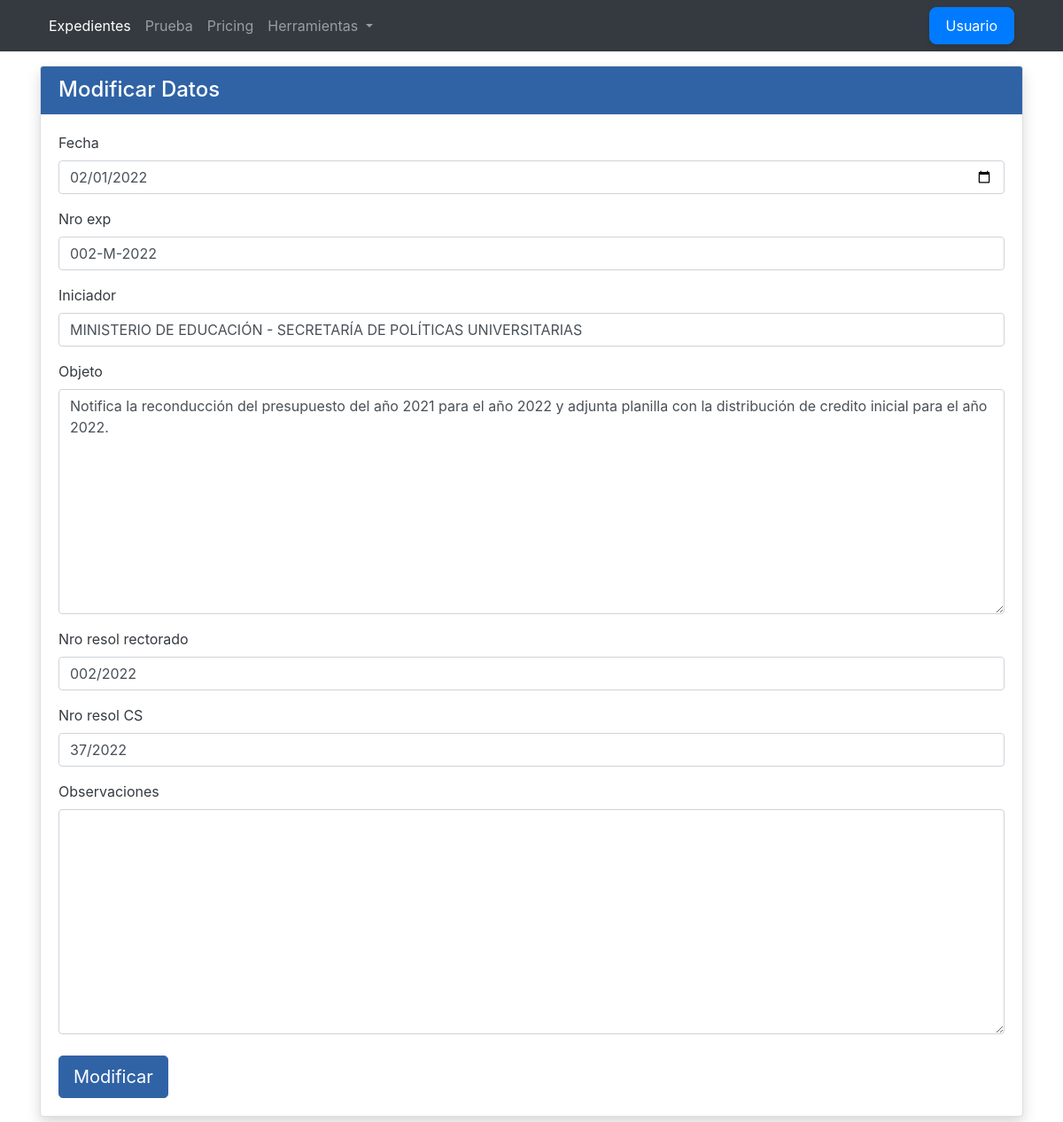
The app's page /Exp/edit/5043/ with its own data.
### Exp/models.py (models this page shows)
class Expedientes(models.Model):
    fecha = models.DateField()
    nro_exp = models.CharField(max_length=100)
    iniciador = models.CharField(max_length=100, null=True, blank=True)
    objeto = models.TextField(max_length=200, null=True, blank=True)
    nro_resol_rectorado = models.CharField(max_length=100, null=True, blank=True)
    nro_resol_CS = models.CharField(max_length=100, null=True, blank=True)
    observaciones = models.TextField(max_length=500, null=True, blank=True)
    class Meta:
        db_table = 'expedientes'

### Exp/views.py (the view, shortened to what this page needs)
# urls.py: path('edit/<int:pk>/', ExpActualizacion.as_view(), name='edit_expedientes'),
class ExpActualizacion(UpdateView):
    model = Expedientes
    template_name = "editar_exp.html"
    fields = ['fecha', 'nro_exp', 'iniciador', 'objeto', 'nro_resol_rectorado', 'nro_resol_CS', 'observaciones']

### Exp/templates/editar_exp.html (shortened to what this page needs)
{% extends 'base.html' %}
{% load widget_tweaks %}
{% block cambio %}
    <div class="card border-custom-yellow shadow mb-4">
        <div class="card-header" style="background-color: #3063a6; border-color: #3063a6; color: white;">
            <h4 class="mb-0">Modificar Datos</h4>
        </div>
        <div class="card-body">
            <form action="" method="POST" class="form">
                {% for field in form %}
                    <div class="form-group">
                        <label class="form-label text-dark">{{ field.label }}</label>
                        {% if field.name == 'fecha' %}
                            <input type="date" name="{{ field.name }}" value="{{ field.value|date:'Y-m-d' }}" class="form-control">
                        {% else %}
                            {{ field|add_class:"form-control" }}
                        {% endif %}
                    </div>
                {% endfor %}
                <div class="mt-4">
                    <button type="submit" class="btn btn-custom-dark-blue btn-lg custom-dark-blue">Modificar</button>
                </div>
            </form>
        </div>
    </div>
{% endblock %}

### Exp/templates/editar_exp.html (style rules this page uses)
.custom-dark-blue { background-color: #3063a6; border-color: #3063a6; color: white; }

### records on screen
Expedientes: fecha "02/01/2022", form "002-M-2022" "MINISTERIO DE EDUCACIÓN - SECRETARÍA DE POLÍTICAS UNIVERSITARIAS" "Notifica la reconducción del presupuesto del año 2021 para el año 2022 y adjunta planilla con la distribución de credito inicial para el año 2022." "002/2022" "37/2022"

### other values on screen
{{ field.label }} "Fecha" "Nro exp" "Iniciador" "Objeto" "Nro resol rectorado" "Nro resol CS" "Observaciones"
